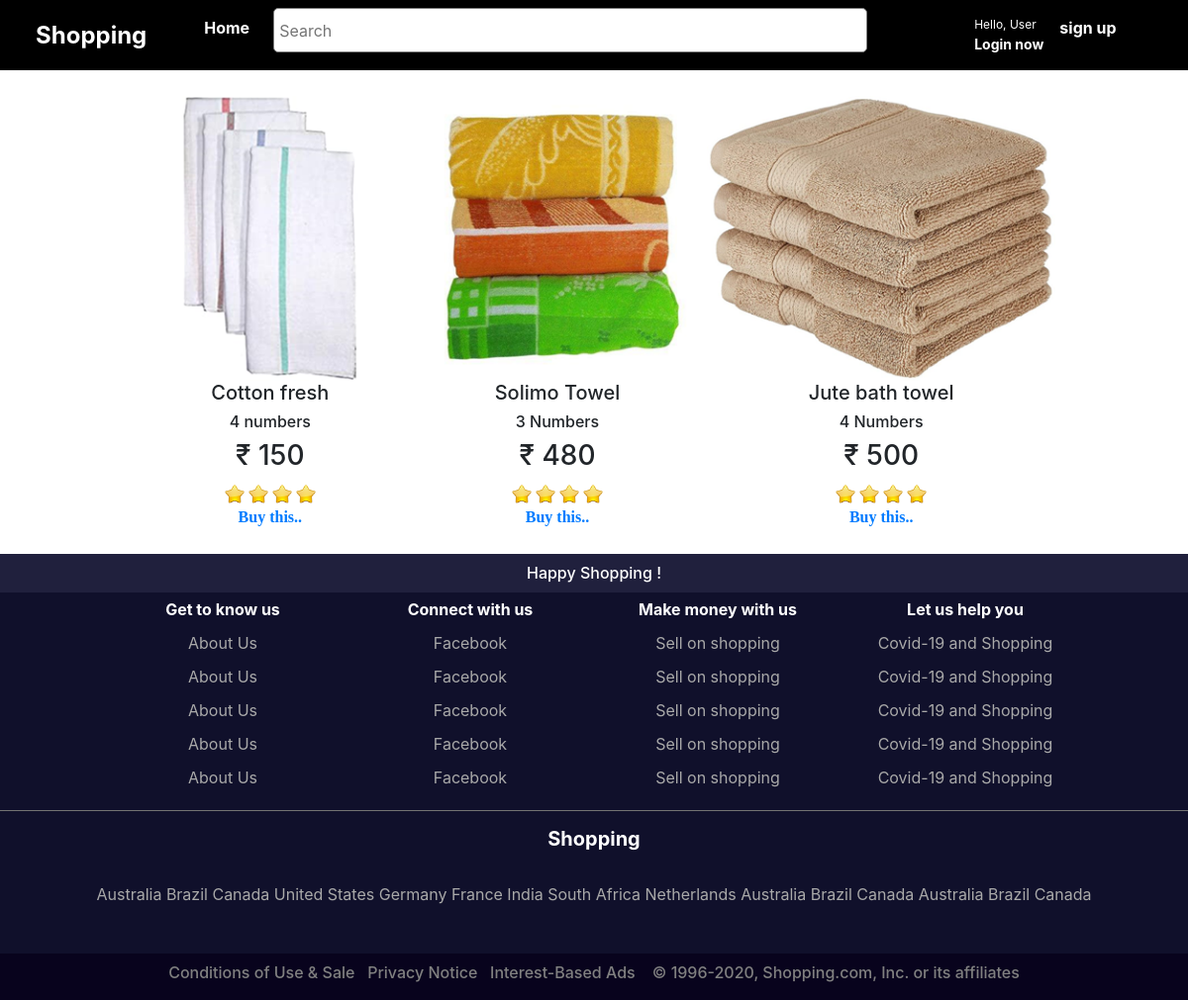
The app's page /towels with its own data.
### bookings/models.py (models this page shows, shortened)
class Product(models.Model):
    name = models.CharField(max_length=100,default='')
    poster = models.ImageField(upload_to = 'movie_posters',blank=True)
    description = models.CharField(max_length=1000,default='')
    rating = models.FloatField(default=4.5)
    basic_price = models.IntegerField(default=100)
    offer = models.BooleanField(default=False)
    offer_description = models.CharField(max_length=2000,default='',blank=True)
    language_CHOICES = [
    ('Suitcase', 'Suitcase'),
    ('Straws', 'Straws'),
    ('Plates', 'Plates'),
      ('Pen', 'Pen'),
    ('Towel', 'Towel'),
    ('Brush', 'Brush'),
    ]
    column_CHOICES = [
    ('1', '1'),
    ('2', '2'),
    ('3', '3'),
    ]
    Type = models.CharField(choices = language_CHOICES,max_length=100, default='')
    column_number = models.CharField(choices = column_CHOICES,max_length=100, default='')

### bookings/views.py (the view)
# urls.py: path('towels',views.towelHome.as_view(),name='towels'),
class towelHome(ListView):
    template_name = 'towel.html'
    model = models.Product
    context_object_name = 'movie'
    queryset = models.Product.objects.order_by('-id').reverse()

### templates/towel.html (shortened to what this page needs)
{% extends 'base.html' %}
{% load static %}
{% block body_block %}
<div class="container" style="padding:20px;">
<center>
<table>
  <thead>
    {% for i in movie %}
    {% if i.Type == "Towel" %}
    <th>
      <img src="{{i.poster.url}}" alt="" style="height: 18em;">
    <br>
    <h5>{{i.name}}</h5>
    <h6>{{i.description}}</h6>
    <h3>₹ {{i.basic_price}}</h3>
    <img class="card-img-top" src="{% static 'images/star.ico' %}" style="width:20px;" alt="Card image cap">
    <img class="card-img-top" src="{% static 'images/star.ico' %}" style="width:20px;" alt="Card image cap">
    <img class="card-img-top" src="{% static 'images/star.ico' %}" style="width:20px;" alt="Card image cap">
    <img class="card-img-top" src="{% static 'images/star.ico' %}" style="width:20px;" alt="Card image cap">
    <br>
    <a href="{% url 'bookings:product_details' pk=i.pk%}" style="font-family: calibri;">Buy this..</a>
    </th>
    {% endif %}
    {% endfor %}
  </thead>
</table>
</center>
</div>
{% endblock %}

### templates/base.html (style rules this page uses)
body { background-color:rgb(235, 229, 229); }
td,th { padding:5px; width:250px; text-align: center; }

### templates/towel.html (style rules this page uses)
body { background-color: white; }

### records on screen
Product: poster (picture), name "Cotton fresh", description "4 numbers", basic_price "150"
Product: poster (picture), name "Solimo Towel", description "3 Numbers", basic_price "480"
Product: poster (picture), name "Jute bath towel", description "4 Numbers", basic_price "500"
